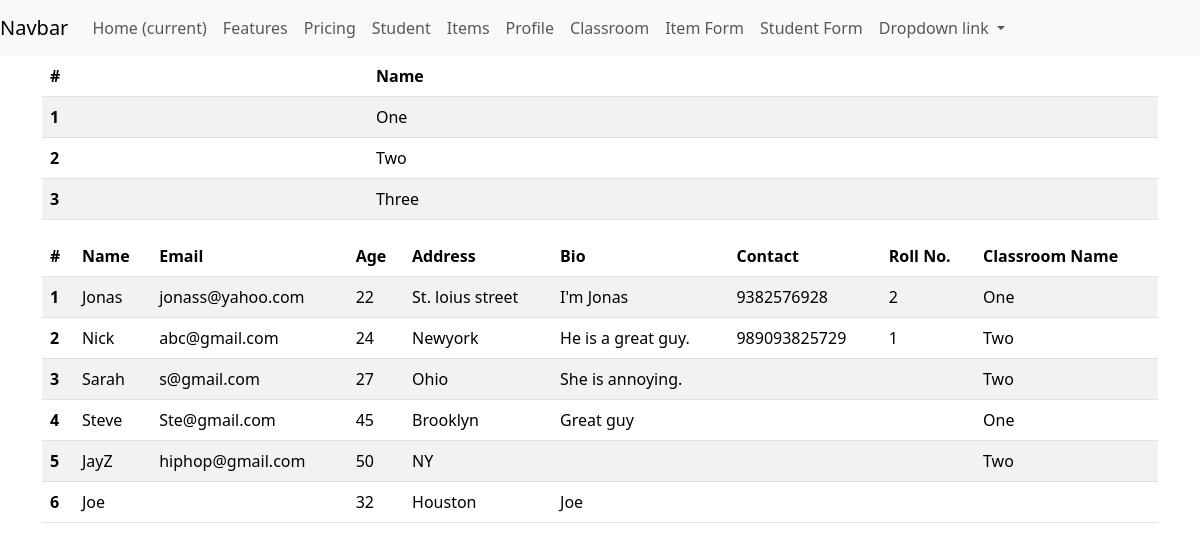
The page /tables/classroom/ on the database its author committed.
### tables/models.py (models this page shows, shortened)
class ClassRoom(models.Model):
    name = models.CharField(max_length=20)

class Students(models.Model):
    name = models.CharField(max_length=20)
    email = models.EmailField()
    age = models.IntegerField()
    address = models.CharField(max_length=20)
    bio = models.TextField()
    classroom = models.ForeignKey(ClassRoom, on_delete=models.CASCADE,
                                  related_name="classroom_students", null = True, blank=True)

class StudentProfile(models.Model):
    student = models.OneToOneField(Students, on_delete= models.CASCADE)
    contact = models.CharField(max_length=14)
    roll_no = models.IntegerField()

### tables/views.py (the view)
# urls.py: path("classroom/", classroom, name="classroom"),
def classroom(request):
    classroom = ClassRoom.objects.all()
    student= Students.objects.all
    return render(request,template_name="tables/classroom.html", context={"classroom":classroom,
                                                                          "students":student} )

### tables/templates/tables/classroom.html
{% extends 'temp_inheritance/base.html'%}
{% block content %}
<table class="table table-striped table-hover">
    <thead>
      <tr>
        <th scope="col">#</th>
        <th scope="col">Name</th>
      </tr>
    </thead>
    <tbody>
        {% for id in classroom %}
      <tr>
        <th scope="row">{{forloop.counter}}</th>
        <td>{{id.name}}</td>
        {% endfor %}
      </tr>
    </tbody>
  </table>
  <table class="table table-striped table-hover">
    <thead>
      <tr>
        <th scope="col">#</th>
        <th scope="col">Name</th>
        <th scope="col">Email</th>
        <th scope="col">Age</th>
        <th scope="col">Address</th>
        <th scope="col">Bio</th>
        <th scope="col">Contact</th>
        <th scope="col">Roll No.</th>
        <th scope="col">Classroom Name</th>
      </tr>
    </thead>
    <tbody>
        {% for info in students %}
      <tr>
        <th scope="row">{{forloop.counter}}</th>
        <td>{{info.name}}</td>
        <td>{{info.email}}</td>
        <td>{{info.age}}</td>
        <td>{{info.address}}</td>
        <td>{{info.bio}}</td>
        <td>{{info.studentprofile.contact}}</td>
        <td>{{info.studentprofile.roll_no}}</td>
        <td>{{info.classroom.name}}</td>
        {% endfor %}
      </tr>
    </tbody>
  </table>
{% endblock %}

### rows shown on the page
ClassRoom: name "One"
ClassRoom: name "Two"
ClassRoom: name "Three"
Students: name "Jonas", email "jonass@yahoo.com", age "22", address "St. loius street", bio "I'm Jonas", studentprofile.contact "9382576928", studentprofile.roll_no "2", classroom.name "One"
Students: name "Nick", email "abc@gmail.com", age "24", address "Newyork", bio "He is a great guy.", studentprofile.contact "989093825729", studentprofile.roll_no "1", classroom.name "Two"
Students: name "Sarah", email "s@gmail.com", age "27", address "Ohio", bio "She is annoying.", classroom.name "Two"
Students: name "Steve", email "Ste@gmail.com", age "45", address "Brooklyn", bio "Great guy", classroom.name "One"
Students: name "JayZ", email "hiphop@gmail.com", age "50", address "NY", classroom.name "Two"
Students: name "Joe", age "32", address "Houston", bio "Joe"
